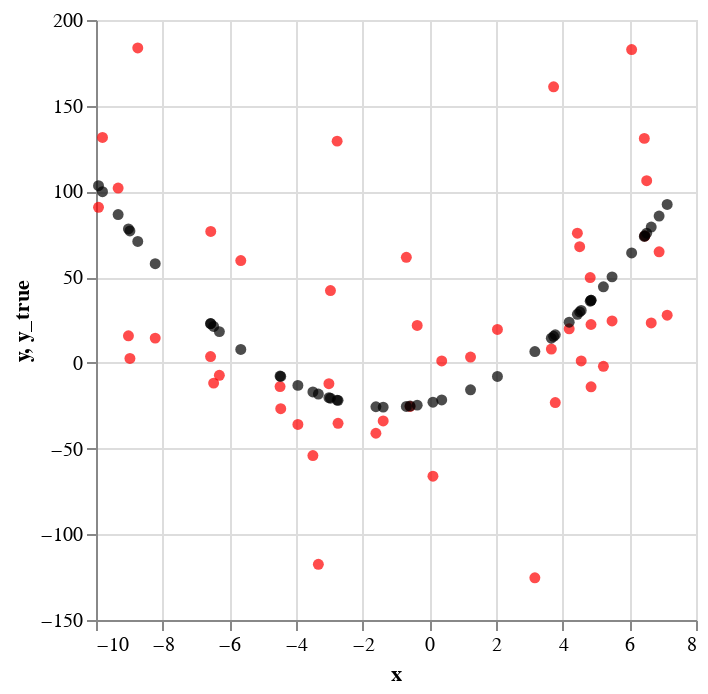

The notebook cell this image was saved under:
### Markdown cell above
* Make a layer chart with the true "y" values and the noisy "y" values.

### Code cell
c1 = alt.Chart(df).mark_circle(color="red").encode(
    x="x",
    y="y"
)
c2 = alt.Chart(df).mark_circle(color="black").encode(
    x="x",
    y="y_true"
)
c1+c2
